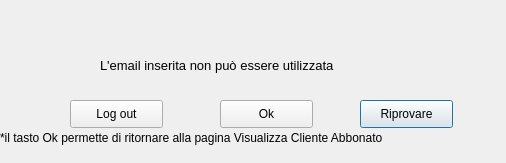
<?xml version="1.0" encoding="UTF-8"?>
<ui version="4.0">
 <class>Dialog</class>
 <widget class="QDialog" name="Dialog">
  <property name="geometry">
   <rect>
    <x>0</x>
    <y>0</y>
    <width>506</width>
    <height>163</height>
   </rect>
  </property>
  <property name="windowTitle">
   <string>Gestione Abbonamenti</string>
  </property>
  <widget class="QLabel" name="label">
   <property name="geometry">
    <rect>
     <x>100</x>
     <y>50</y>
     <width>381</width>
     <height>31</height>
    </rect>
   </property>
   <property name="font">
    <font>
     <pointsize>10</pointsize>
    </font>
   </property>
   <property name="text">
    <string>L'email inserita non può essere utilizzata</string>
   </property>
  </widget>
  <widget class="QPushButton" name="pushButton">
   <property name="geometry">
    <rect>
     <x>360</x>
     <y>100</y>
     <width>93</width>
     <height>28</height>
    </rect>
   </property>
   <property name="text">
    <string>Riprovare</string>
   </property>
  </widget>
  <widget class="QPushButton" name="pushButton_2">
   <property name="geometry">
    <rect>
     <x>70</x>
     <y>100</y>
     <width>93</width>
     <height>28</height>
    </rect>
   </property>
   <property name="text">
    <string>Log out</string>
   </property>
  </widget>
  <widget class="QPushButton" name="pushButton_3">
   <property name="geometry">
    <rect>
     <x>220</x>
     <y>100</y>
     <width>93</width>
     <height>28</height>
    </rect>
   </property>
   <property name="text">
    <string>Ok</string>
   </property>
  </widget>
  <widget class="QLabel" name="label_2">
   <property name="geometry">
    <rect>
     <x>0</x>
     <y>130</y>
     <width>451</width>
     <height>16</height>
    </rect>
   </property>
   <property name="text">
    <string>*il tasto Ok permette di ritornare alla pagina Visualizza Cliente Abbonato</string>
   </property>
  </widget>
 </widget>
 <resources/>
 <connections/>
</ui>
